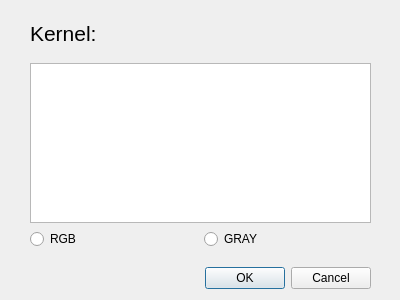
<?xml version="1.0" encoding="UTF-8"?>
<ui version="4.0">
 <class>DialogLinear</class>
 <widget class="QDialog" name="DialogLinear">
  <property name="geometry">
   <rect>
    <x>0</x>
    <y>0</y>
    <width>400</width>
    <height>300</height>
   </rect>
  </property>
  <property name="windowTitle">
   <string>Dialog</string>
  </property>
  <widget class="QWidget" name="gridLayoutWidget">
   <property name="geometry">
    <rect>
     <x>30</x>
     <y>10</y>
     <width>341</width>
     <height>291</height>
    </rect>
   </property>
   <layout class="QGridLayout" name="gridLayout">
    <item row="4" column="0">
     <layout class="QHBoxLayout" name="horizontalLayout">
      <item>
       <widget class="QRadioButton" name="rBtnRGB">
        <property name="text">
         <string>RGB</string>
        </property>
       </widget>
      </item>
      <item>
       <widget class="QRadioButton" name="rBtnGray">
        <property name="text">
         <string>GRAY</string>
        </property>
       </widget>
      </item>
     </layout>
    </item>
    <item row="2" column="0">
     <widget class="QLabel" name="label">
      <property name="minimumSize">
       <size>
        <width>4</width>
        <height>6</height>
       </size>
      </property>
      <property name="maximumSize">
       <size>
        <width>16777215</width>
        <height>160</height>
       </size>
      </property>
      <property name="font">
       <font>
        <pointsize>16</pointsize>
       </font>
      </property>
      <property name="lineWidth">
       <number>7</number>
      </property>
      <property name="text">
       <string>Kernel:</string>
      </property>
      <property name="textInteractionFlags">
       <set>Qt::LinksAccessibleByMouse|Qt::TextEditable</set>
      </property>
     </widget>
    </item>
    <item row="5" column="0">
     <widget class="QDialogButtonBox" name="buttonBox">
      <property name="maximumSize">
       <size>
        <width>16777215</width>
        <height>160</height>
       </size>
      </property>
      <property name="orientation">
       <enum>Qt::Horizontal</enum>
      </property>
      <property name="standardButtons">
       <set>QDialogButtonBox::Cancel|QDialogButtonBox::Ok</set>
      </property>
     </widget>
    </item>
    <item row="3" column="0">
     <widget class="QTextEdit" name="textEdit">
      <property name="maximumSize">
       <size>
        <width>400</width>
        <height>160</height>
       </size>
      </property>
     </widget>
    </item>
   </layout>
  </widget>
 </widget>
 <resources/>
 <connections/>
</ui>
